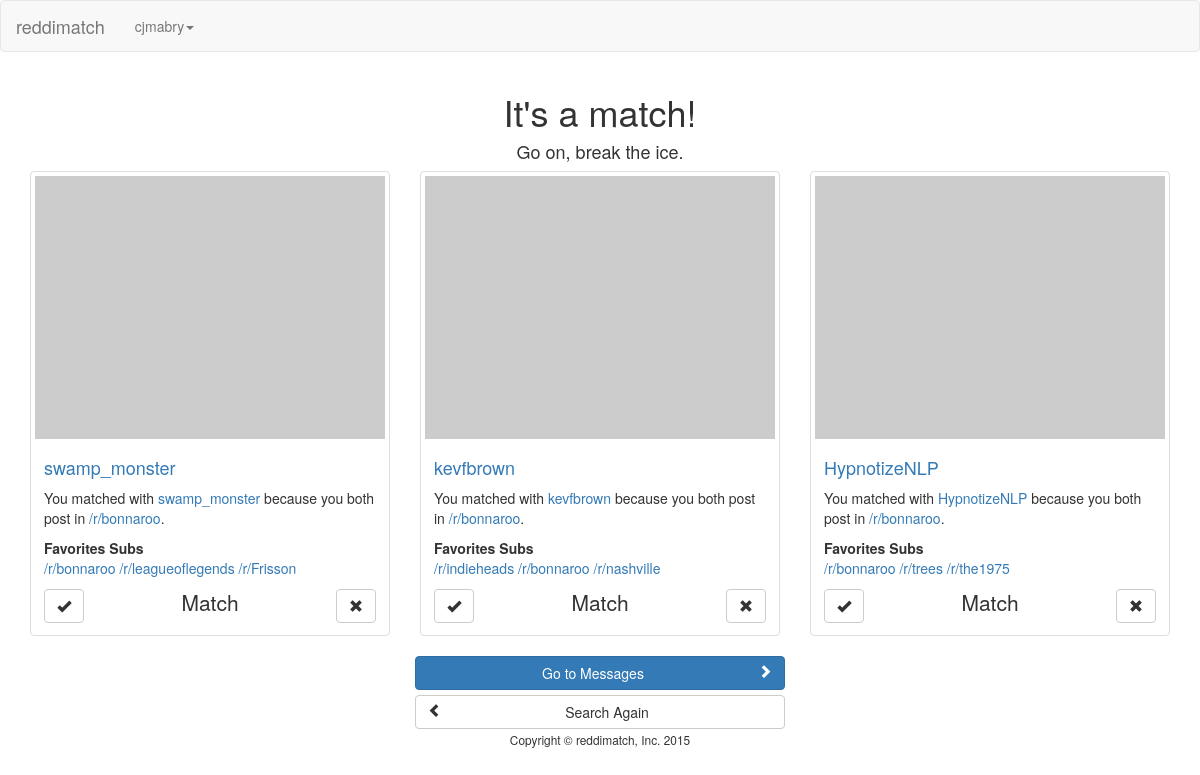
Page /friend_match (signed in) on the committed database.
### app/models.py (models this page shows, shortened)
class User(db.Model):
    id = db.Column(db.Integer, primary_key=True)
    username = db.Column(db.String(80), unique=True)
    reddit_username = db.Column(db.String(80), unique=True)
    email = db.Column(db.String(120), unique=True)
    refresh_token = db.Column(db.String(60))
    age = db.Column(db.Integer)
    postal_code = db.Column(db.String(10))
    latitude = db.Column(db.Float)
    longitude = db.Column(db.Float)
    bio = db.Column(db.String(140))
    profile_photo_url = db.Column(db.String(120))
    registered = db.Column(db.Boolean)
    deleted = db.Column(db.Boolean)
    favorited = db.relationship('Subreddit', secondary=favorite_subs,
        backref=db.backref('favorite_subs', lazy='dynamic'), lazy='dynamic')
    matched = db.relationship('User',
                               secondary=matches,
                               primaryjoin=(matches.c.user_id == id),
                               secondaryjoin=(matches.c.matched_id == id),
                               backref=db.backref('matches', lazy='dynamic'),
                               lazy='dynamic')
    def favorited_subs(self):
        return Subreddit.query.join(favorite_subs, (favorite_subs.c.subreddit_id == Subreddit.id)).filter(favorite_subs.c.user_id == self.id)
    def is_matched(self, user):
        return self.matched.filter(matches.c.matched_id == user.id).count() > 0
    def is_authenticated(self):
        return True

class Subreddit(db.Model):
    __tablename__ = 'subreddit'
    id = db.Column(db.Integer, primary_key=True)
    reddit_id = db.Column(db.String(60))
    category = db.Column(db.String(60))
    name = db.Column(db.String(60))
    def favorited_users(self):
        return User.query.join(favorite_subs, favorite_subs.c.user_id == User.id).filter(favorite_subs.c.subreddit_id == self.id)

### app/views.py (the view)
@app.route('/friend_match')
@login_required
def friend_match():
    user = g.user
    favs = user.favorited_subs().all()
    matches = []
    for sub in favs:
        users = sub.favorited_users().all()
        for u in users:
            if u.username is not user.username and user.is_matched(u) == False:
                if models.User.query.filter_by(reddit_username=u.username).first():
                    favs = models.User.query.filter_by(reddit_username=u.username).first().favorited_subs().all()
                else:
                    favs = reddit_api.get_favorite_subs(u)
                lis = ['onsite', u.username, sub.name]
                for fav in favs:
                    lis.append(fav.name)
                matches.append(lis)
    if len(matches) > 3:
        matches = random.sample(matches, 3)
    if len(matches) == 0:
        matches = reddit_api.get_offsite_users(favs)
        if len(matches) == 0:
            matches = None
    return render_template('results.html', matches=matches)

### app/views.py (called while the page is built)
@lm.user_loader
def load_user(id):
    return models.User.query.get(int(id))

@app.before_request
def before_request():
    g.user = current_user

### app/templates/results.html (shortened to what this page needs)
{% extends "base.html" %}
{% block content %}
  {% if current_user.is_authenticated() %}
    <div class="text-center">
      {% if matches != None %}
        <div class="row">
          <h1>It's a match!</h1>
          <h4>Go on, break the ice.</h4>
        </div>
        <div class="row matches">
        {% for match in matches %}
          <div class="match col-md-4 col-sm-6 text-left">
            <div class="thumbnail">
              <img class="match_pic" src="http://placehold.it/400x300">
              <div class="caption">
                <h4><a class="match_name" href="https://www.reddit.com/user/{{ match[1] }}">{{ match[1] }}</a></h4>
                <p>You matched with <a href="https://www.reddit.com/user/{{ match[1] }}">{{ match[1] }}</a> because you both post in <a href="https://www.reddit.com/r/{{ match[2] }}">/r/{{ match[2] }}</a>.</p>
                {% if match[3] is defined %}
                  <strong>Favorites Subs</strong>
                  <p>{% for sub in match[3:] %}
                    <a href="https://www.reddit.com/r/{{sub}}">/r/{{ sub }}</a>
                  {% endfor %}</p>
                {% endif %}
                {% if match[0] == 'onsite' %}
                  <div class="clearfix text-center">
                    <a class="btn btn-default glyphicon glyphicon-ok pull-left yes-match" role="button" data-username="{{ match[1] }}" href="#"></a> <span class="lead">Match</span>
                    <a class="btn btn-default glyphicon glyphicon-remove pull-right no-match" role="button" data-username="{{ match[1] }}" href="#"></a>
                  </div>
                {% endif %}
              </div>
            </div>
          </div>
        {% endfor %}
      <div class="text-center row">
        <div class="col-md-4 col-md-offset-4">
          <a class="btn btn-primary btn-block" role="button" href="/matches">Go to Messages <span class="glyphicon glyphicon-chevron-right pull-right"></span></a>
          <a class="btn btn-default btn-block" role="button" href="/match"><span class="glyphicon glyphicon-chevron-left pull-left"></span>Search Again</a>
        </div>
      </div>
      </div>
      {% else %}
        <h2>No matches found :(</h2>
      {% endif %}
    </div>
  {% endif %}
{% endblock %}

### app/templates/base.html (shortened to what this page needs)
<!DOCTYPE html>
<html>
  <head>
    <link href="/static/css/bootstrap.min.css" rel="stylesheet" media="screen">
  </head>
  <body>
    {% if current_user.is_authenticated() %}
      <div class="navbar navbar-default">
        <div class="container-fluid">
          <div class="navbar-header">
              <a class="navbar-brand" href="/">reddimatch</a>
            </div>
            <div class="collapse navbar-collapse" id="main-nav">
              <ul class="nav navbar-nav">
                <li class="dropdown">
                  <a href="{{ url_for('dashboard') }}" class="dropdown-toggle" data-toggle="dropdown" role="button" aria-haspopup="true" aria-expanded="false">{{g.user.username}}<span class="caret"></a>
                </li>
              </ul>
            </div>
        </div>
      </div>
    {% endif %}
    <div class="container">
      {% block content %}{% endblock %}
    </div>
    <footer class="text-center"><small>Copyright &copy; reddimatch, Inc. 2015</small></footer>
  </body>
</html>

### rows in the picture
User: user.username "cjmabry"
User: username "swamp_monster", username "swamp_monster"
Subreddit: name "bonnaroo" "bonnaroo" "bonnaroo", name "bonnaroo"
Subreddit: name "leagueoflegends"
Subreddit: name "Frisson"
User: username "kevfbrown", username "kevfbrown"
Subreddit: name "indieheads"
Subreddit: name "nashville"
User: username "HypnotizeNLP", username "HypnotizeNLP"
Subreddit: name "trees"
Subreddit: name "the1975"
